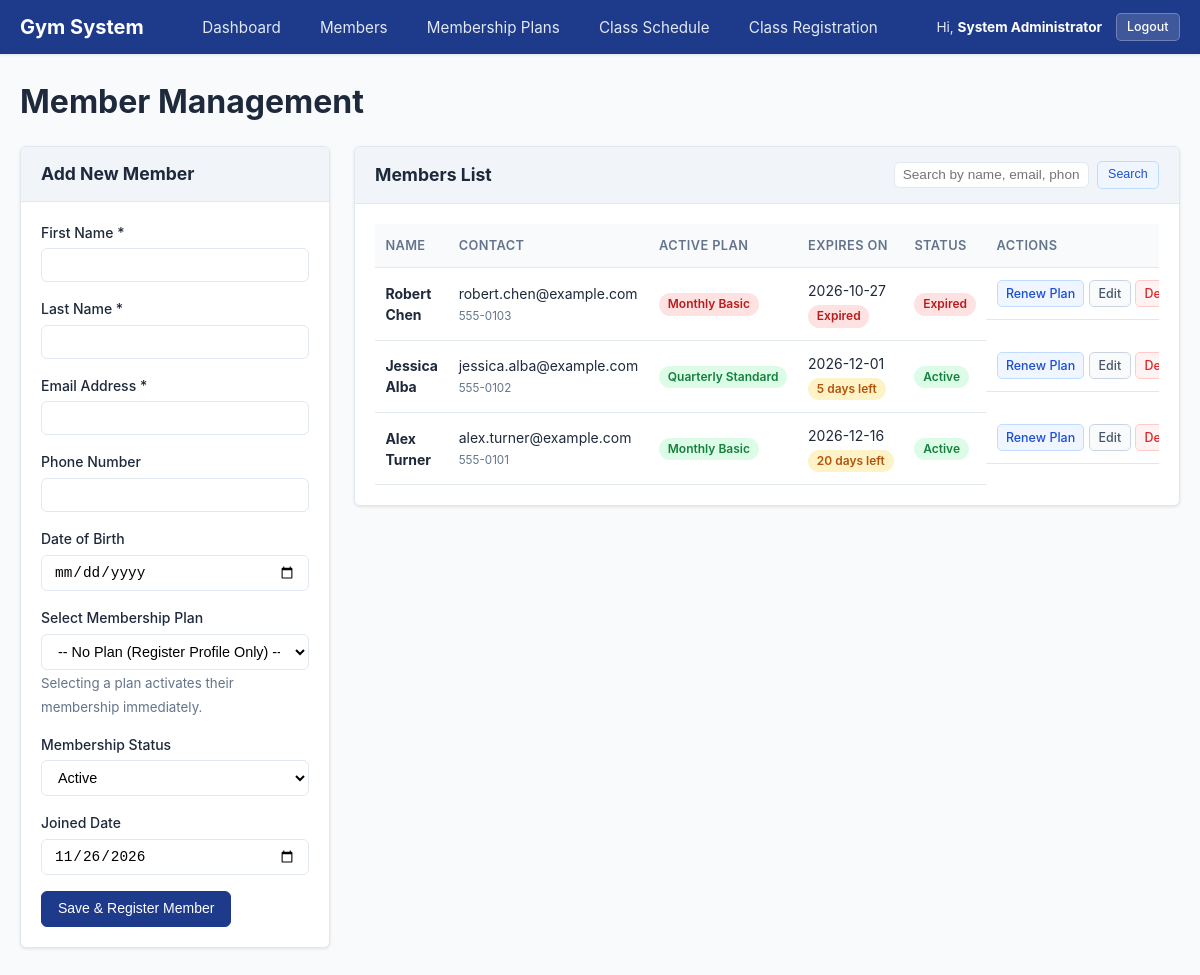
Page /pages/members.php (signed in) on the committed database.
### tables this page shows
CREATE TABLE IF NOT EXISTS `members` (
    `id` INT AUTO_INCREMENT PRIMARY KEY,
    `first_name` VARCHAR(50) NOT NULL,
    `last_name` VARCHAR(50) NOT NULL,
    `email` VARCHAR(100) NOT NULL UNIQUE,
    `phone` VARCHAR(20) NOT NULL,
    `date_of_birth` DATE NOT NULL,
    `status_id` INT NOT NULL,
    `joined_on` DATE NOT NULL,
    `created_at` TIMESTAMP DEFAULT CURRENT_TIMESTAMP,
    CONSTRAINT `fk_members_status` FOREIGN KEY (`status_id`) REFERENCES `member_statuses` (`id`) ON UPDATE CASCADE ON DELETE RESTRICT
);

CREATE TABLE IF NOT EXISTS `member_statuses` (
    `id` INT AUTO_INCREMENT PRIMARY KEY,
    `status_name` VARCHAR(50) NOT NULL UNIQUE,
    `created_at` TIMESTAMP DEFAULT CURRENT_TIMESTAMP
);

### includes/functions.php (called while the page is built, shortened)
<?php
function escape($value) {
    return htmlspecialchars((string)$value, ENT_QUOTES, 'UTF-8');
}
function sanitize_input($data) {
    return trim((string)$data);
}

### models/member.php (called while the page is built, shortened)
<?php
class Member {
    private $db_connection;
    public function __construct($db_connection) {
        $this->db_connection = $db_connection;
    }
    public function getAll($search_keyword = null) {
        $base_sql = "
            SELECT m.*, s.status_name,
                   p.plan_name,
                   ms.start_date AS membership_start,
                   ms.end_date AS membership_end,
                   ms.status AS membership_status,
                   DATEDIFF(ms.end_date, CURDATE()) AS days_remaining
            FROM members m
            JOIN member_statuses s ON m.status_id = s.id
            LEFT JOIN (
                SELECT m1.*
                FROM memberships m1
                INNER JOIN (
                    SELECT member_id, MAX(id) AS max_id
                    FROM memberships
                    GROUP BY member_id
                ) m2 ON m1.id = m2.max_id
            ) ms ON m.id = ms.member_id
            LEFT JOIN membership_plans p ON ms.plan_id = p.id
        ";
        $sql_query = $base_sql . " ORDER BY m.id DESC";
        $statement = $this->db_connection->prepare($sql_query);
        $statement->execute();
        return $statement->fetchAll();
    }
    public function getAllStatuses() {
        $sql_query = "SELECT * FROM member_statuses ORDER BY id ASC";
        $statement = $this->db_connection->prepare($sql_query);
        $statement->execute();
        return $statement->fetchAll();
    }
}

### pages/members.php (the view, shortened to what this page needs)
<?php
require_once __DIR__ . '/../includes/header.php';
require_once __DIR__ . '/../models/member.php';
$pdo_connection = getDbConnection();
$member_model = new Member($pdo_connection);
$membership_model = new Membership($pdo_connection);
$membership_model->syncExpiredMemberships();
$edit_member = null;
$renew_member = null;
$search_query = sanitize_input($_GET['search'] ?? '');
$member_list  = $member_model->getAll($search_query);
$statuses     = $member_model->getAllStatuses();
$all_plans    = $membership_model->getAllPlans();
?>
<div class="page-title-row">
    <h1>Member Management</h1>
</div>
<div class="row">
    <div class="col-form">
        <?php if ($renew_member): ?>
            <div class="card">
                <div class="card-header">
                    <h2>Renew / Assign Plan</h2>
                </div>
                <div class="card-body">
                    <p style="margin-bottom: 1rem;">
                        Member: <strong><?php echo escape($renew_member['first_name'] . ' ' . $renew_member['last_name']); ?></strong><br>
                        <small class="text-muted"><?php echo escape($renew_member['email']); ?></small>
                    </p>
                    <form method="POST" action="<?php echo escape(BASE_URL); ?>/pages/members.php" class="validated-form">
                        <input type="hidden" name="action_type" value="renew_plan">
                        <input type="hidden" name="renew_member_id" value="<?php echo escape($renew_member['id']); ?>">
                        <div class="form-group">
                            <label for="renew_plan_id">Select Plan *</label>
                            <select id="renew_plan_id" name="plan_id" required class="form-control">
                                <option value="">-- Choose Membership Plan --</option>
                                <?php foreach ($all_plans as $plan): ?>
                                    <option value="<?php echo escape($plan['id']); ?>">
                                        <?php echo escape($plan['plan_name'] . ' - $' . number_format((float)$plan['price'], 2) . ' (' . $plan['duration_days'] . ' days)'); ?>
                                    </option>
                                <?php endforeach; ?>
                            </select>
                        </div>
                        <div class="form-group">
                            <label for="renew_start_date">Start Date *</label>
                            <input type="date" id="renew_start_date" name="start_date" required class="form-control"
                                   value="<?php echo date('Y-m-d'); ?>">
                            <small class="text-muted">The expiration date will be automatically computed based on plan duration.</small>
                        </div>
                        <button type="submit" class="btn btn-primary">Activate / Renew Plan</button>
                        <a href="<?php echo escape(BASE_URL); ?>/pages/members.php" class="btn btn-secondary">Cancel</a>
                    </form>
                </div>
            </div>
        <?php else: ?>
            <div class="card">
                <div class="card-header">
                    <h2><?php echo $edit_member ? 'Edit Member' : 'Add New Member'; ?></h2>
                </div>
                <div class="card-body">
                    <form method="POST" action="<?php echo escape(BASE_URL); ?>/pages/members.php" class="validated-form">
                        <div class="form-group">
                            <label for="first_name">First Name *</label>
                            <input type="text" id="first_name" name="first_name" required class="form-control"
                                   value="<?php echo escape($edit_member['first_name'] ?? ''); ?>">
                        </div>
                        <div class="form-group">
                            <label for="last_name">Last Name *</label>
                            <input type="text" id="last_name" name="last_name" required class="form-control"
                                   value="<?php echo escape($edit_member['last_name'] ?? ''); ?>">
                        </div>
                        <div class="form-group">
                            <label for="email">Email Address *</label>
                            <input type="email" id="email" name="email" required class="form-control"
                                   value="<?php echo escape($edit_member['email'] ?? ''); ?>">
                        </div>
                        <div class="form-group">
                            <label for="phone">Phone Number</label>
                            <input type="text" id="phone" name="phone" class="form-control"
                                   value="<?php echo escape($edit_member['phone'] ?? ''); ?>">
                        </div>
                        <div class="form-group">
                            <label for="date_of_birth">Date of Birth</label>
                            <input type="date" id="date_of_birth" name="date_of_birth" class="form-control"
                                   value="<?php echo escape($edit_member['date_of_birth'] ?? ''); ?>">
                        </div>
                        <?php if (!$edit_member): ?>
                            <div class="form-group">
                                <label for="initial_plan_id">Select Membership Plan</label>
                                <select id="initial_plan_id" name="initial_plan_id" class="form-control">
                                    <option value="">-- No Plan (Register Profile Only) --</option>
                                </select>
                                <small class="text-muted">Selecting a plan activates their membership immediately.</small>
                            </div>
                        <?php endif; ?>
                        <div class="form-group">
                            <label for="status_id">Membership Status</label>
                            <select id="status_id" name="status_id" class="form-control">
                                <?php foreach ($statuses as $status_row): ?>
                                    <option value="<?php echo escape($status_row['id']); ?>"
                                        <?php echo (isset($edit_member['status_id']) && $edit_member['status_id'] == $status_row['id']) ? 'selected' : ''; ?>>
                                        <?php echo escape($status_row['status_name']); ?>
                                    </option>
                                <?php endforeach; ?>
                            </select>
                        </div>
                        <div class="form-group">
                            <label for="joined_on">Joined Date</label>
                            <input type="date" id="joined_on" name="joined_on" class="form-control"
                                   value="<?php echo escape($edit_member['joined_on'] ?? date('Y-m-d')); ?>">
                        </div>
                        <button type="submit" class="btn btn-primary">
                            <?php echo $edit_member ? 'Update Member' : 'Save & Register Member'; ?>
                        </button>
                    </form>
                </div>
            </div>
        <?php endif; ?>
    </div>
    <div class="col-table">
        <div class="card">
            <div class="card-header flex-header">
                <h2>Members List</h2>
                <form method="GET" action="<?php echo escape(BASE_URL); ?>/pages/members.php" class="search-form">
                    <input type="text" name="search" placeholder="Search by name, email, phone..."
                           value="<?php echo escape($search_query); ?>" class="form-control form-control-sm">
                    <button type="submit" class="btn btn-sm btn-primary">Search</button>
                </form>
            </div>
            <div class="card-body">
                <?php if (empty($member_list)): ?>
                    <p class="text-muted">No members found.</p>
                <?php else: ?>
                    <div class="table-responsive">
                        <table class="data-table">
                            <thead>
                                <tr>
                                    <th>Name</th>
                                    <th>Contact</th>
                                    <th>Active Plan</th>
                                    <th>Expires On</th>
                                    <th>Status</th>
                                    <th>Actions</th>
                                </tr>
                            </thead>
                            <tbody>
                                <?php foreach ($member_list as $member_row): ?>
                                    <tr>
                                        <td>
                                            <strong><?php echo escape($member_row['first_name'] . ' ' . $member_row['last_name']); ?></strong>
                                        </td>
                                        <td>
                                            <?php echo escape($member_row['email']); ?><br>
                                            <small class="text-muted"><?php echo escape($member_row['phone']); ?></small>
                                        </td>
                                        <td>
                                            <?php if (!empty($member_row['plan_name'])): ?>
                                                <span class="badge <?php echo ($member_row['membership_status'] === 'Active') ? 'badge-success' : 'badge-danger'; ?>">
                                                    <?php echo escape($member_row['plan_name']); ?>
                                                </span>
                                            <?php else: ?>
                                                <span class="text-muted">No Plan</span>
                                            <?php endif; ?>
                                        </td>
                                        <td>
                                            <?php if (!empty($member_row['membership_end'])): ?>
                                                <span><?php echo escape($member_row['membership_end']); ?></span>
                                                <?php if ($member_row['days_remaining'] !== null && $member_row['days_remaining'] >= 0): ?>
                                                    <div style="margin-top: 3px;"><span class="badge badge-warning"><?php echo escape($member_row['days_remaining']); ?> days left</span></div>
                                                <?php else: ?>
                                                    <div style="margin-top: 3px;"><span class="badge badge-danger">Expired</span></div>
                                                <?php endif; ?>
                                            <?php else: ?>
                                                <span class="text-muted">—</span>
                                            <?php endif; ?>
                                        </td>
                                        <td>
                                            <span class="badge <?php echo $member_row['status_name'] === 'Active' ? 'badge-success' : 'badge-danger'; ?>">
                                                <?php echo escape($member_row['status_name']); ?>
                                            </span>
                                        </td>
                                        <td class="table-actions">
                                            <a href="<?php echo escape(BASE_URL); ?>/pages/members.php?action=renew&amp;id=<?php echo escape($member_row['id']); ?>"
                                               class="btn btn-sm btn-primary" title="Assign or renew membership plan">Renew Plan</a>
                                            <a href="<?php echo escape(BASE_URL); ?>/pages/members.php?action=edit&amp;id=<?php echo escape($member_row['id']); ?>"
                                               class="btn btn-sm btn-secondary">Edit</a>
                                            <a href="<?php echo escape(BASE_URL); ?>/pages/members.php?action=delete&amp;id=<?php echo escape($member_row['id']); ?>"
                                               class="btn btn-sm btn-danger delete-btn" data-confirm="Are you sure you want to delete this member?">Delete</a>
                                        </td>
                                    </tr>
                                <?php endforeach; ?>
                            </tbody>
                        </table>
                    </div>
                <?php endif; ?>
            </div>
        </div>
    </div>
</div>
<?php require_once __DIR__ . '/../includes/footer.php'; ?>

### rows in the picture
members: first_name+last_name "Robert Chen", email "robert.chen@example.com", phone "555-0103", plan_name "Monthly Basic", membership_end "2026-10-27", shows "Expired", status.status_name "Expired"
members: first_name+last_name "Jessica Alba", email "jessica.alba@example.com", phone "555-0102", plan_name "Quarterly Standard", membership_end "2026-12-01", days_remaining "5", status.status_name "Active"
members: first_name+last_name "Alex Turner", email "alex.turner@example.com", phone "555-0101", plan_name "Monthly Basic", membership_end "2026-12-16", days_remaining "20", status.status_name "Active"

### other values in the picture
$current_user['name'] "System Administrator"
form field status_id "Active"
